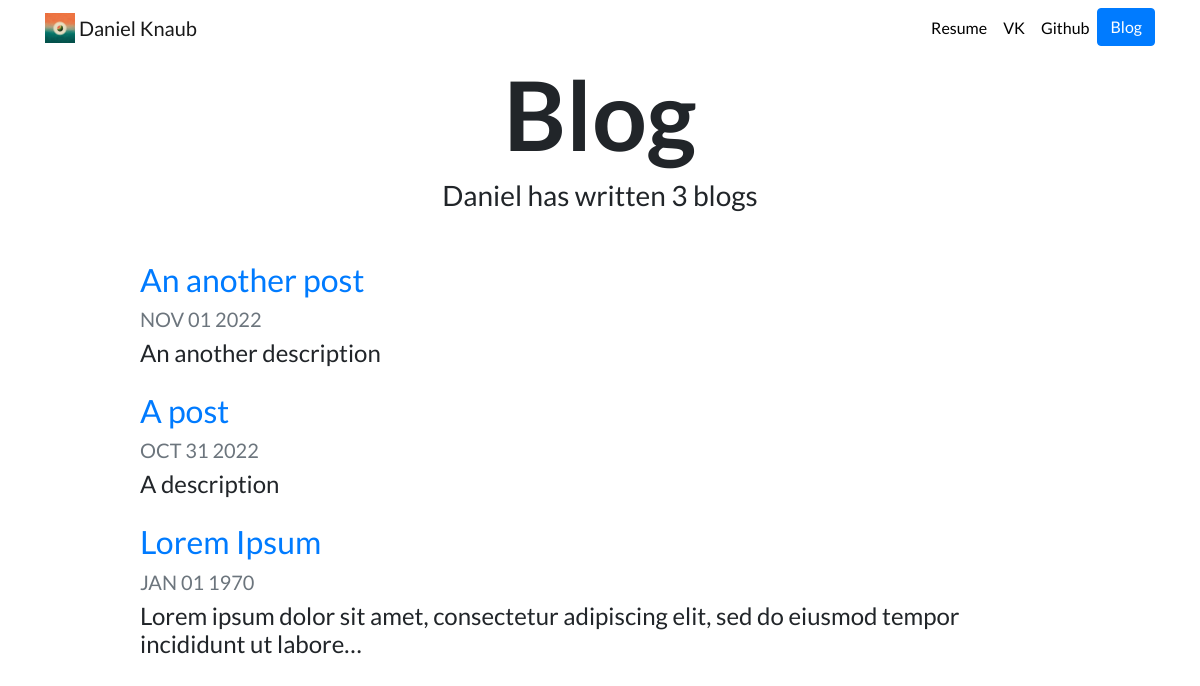
Screenshot of /blog/ with the database file from the repository.
### blog/models.py (models this page shows, shortened)
class Blog(models.Model):
    title = models.CharField(max_length=100)
    description = models.TextField()
    date = models.DateField()

### blog/views.py (the view)
# urls.py: path('', views.all_blogs, name='all_blogs'),
def all_blogs(request):
    blogs = Blog.objects.order_by('-date')
    return render(request, 'blog/all_blogs.html', {'blogs': blogs})

### blog/templates/blog/all_blogs.html
{% extends "portfolio/base.html" %}
{% load static %}
{% block content %}
<h1 id="blogtitle" class="font-weight-bold text-center">Blog</h1>
<h3 class="text-center mb-5">Daniel has written {{ blogs.count }} blog{{ blogs.count|pluralize }}</h3>
{% for blog in blogs %}
<div class="row justify-content-center my-3">
  <div class="col-md-10">
    <a href="{% url 'blog:detail' blog.id %}">
      <h2>{{ blog.title }}</h2>
    </a>
    <h5 class="text-muted">{{ blog.date|date:'M d Y'|upper }}</h5>
    <h4>{{ blog.description|striptags|truncatechars:100 }}</h4>
  </div>
</div>
{% endfor %}
{% endblock %}

### portfolio/static/portfolio/custom.css (style rules this page uses)
body { font-family: 'Lato', sans-serif; }
#blogtitle { font-size: 6rem; }

### rows the page displays
Blog: title "An another post", date "NOV 01 2022", description "An another description"
Blog: title "A post", date "OCT 31 2022", description "A description"
Blog: title "Lorem Ipsum", date "JAN 01 1970", description "Lorem ipsum dolor sit amet, consectetur adipiscing elit, sed do eiusmod tempor incididunt ut labore…"

### other values shown
{{ blogs.count }} "3"
